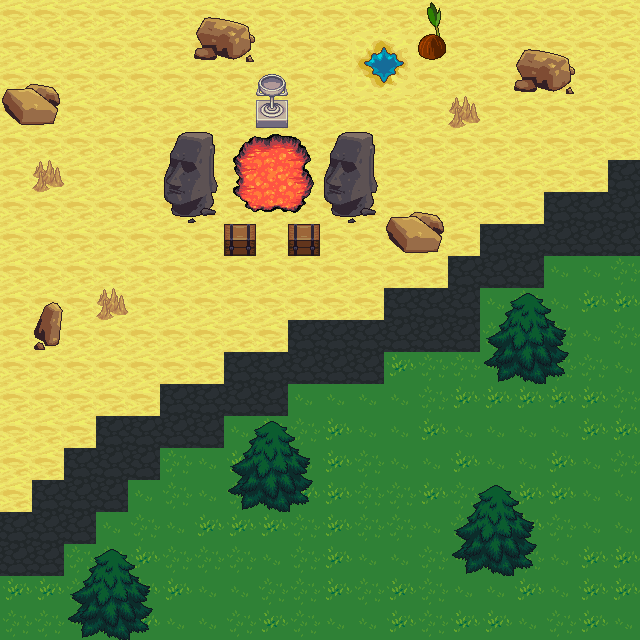

The image is a tile-based game level rendered from a .tmx file. Its description and source (layers, tilesets, objects; grid data summarised) follow:
An orthogonal 20x20 tile map with 32x32 px tiles, 2 tile layers (Tile Layer 1, Tile Layer 2), 2 tilesets.

<map version="1.0" orientation="orthogonal" width="20" height="20" tilewidth="32" tileheight="32">
 <tileset firstgid="1" name="terrain_atlas" tilewidth="32" tileheight="32">
  <image source="Map Assets\terrain_atlas.png" width="1024" height="1024" />
 </tileset>
 <tileset firstgid="1025" name="base_out_atlas" tilewidth="32" tileheight="32">
  <image source="Map Assets\base_out_atlas.png" width="1024" height="1024" />
 </tileset>
 <layer name="Tile Layer 1" width="20" height="20">
  <data>[400 cells, 400 non-empty, 5 distinct tile ids]</data>
 </layer>
 <layer name="Tile Layer 2" width="20" height="20">
  <data>[400 cells, 88 non-empty, 44 distinct tile ids]</data>
 </layer>
</map>
